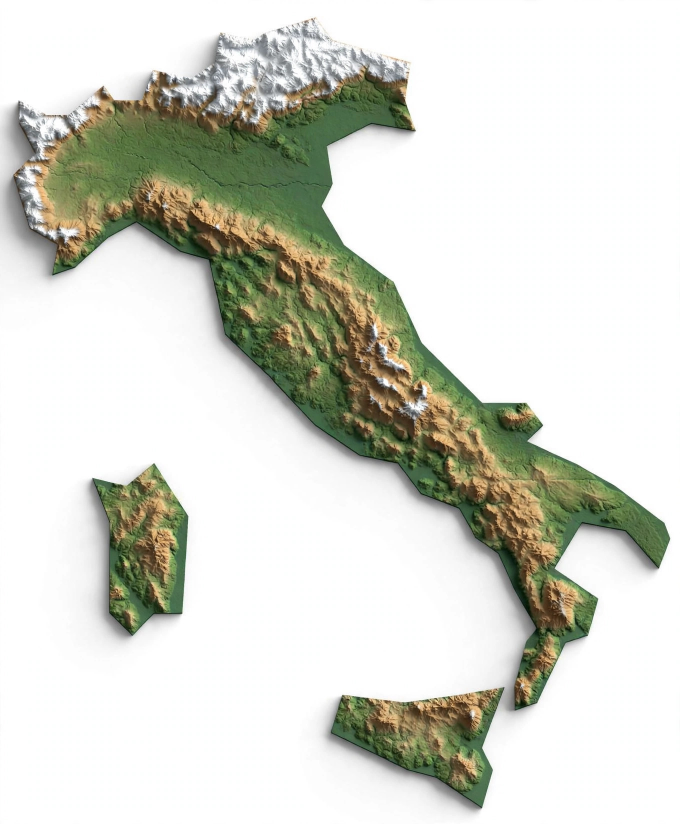
#> input picture games/daily-atlas/samples/media-generation-atlas-sample-italy-0-e17aee8b-3c9d-4808-86e0-a21b35f821c7.jpg, 1360 x 1648 px (shown at 1/2 size)
$ python verify_atlas.py samples/media-generation-atlas-sample-italy-0-e17aee8b-3c9d-4808-86e0-a21b35f821c7.jpg samples/media-generation-atlas-sample-nepal-0-d1c35da8-8d82-491d-9018-61c55696bb32.jpg
#> lines starting #> are read from the running program, lines starting #| are printed output that depends on the picture
#!/usr/bin/env python3
"""Verify a restyled Daily Atlas country image against its original.
Accepts iff: (1) bbox-normalized silhouette IoU >= 0.80, and
(2) flat countries didn't gain invented mountains (flat-green collapse check).
Usage: verify_atlas.py <original.jpg> <new.jpg>  -> exit 0 accept / 1 reject."""
import sys
from PIL import Image

SIZE = 96
SHAPE_MIN = 0.80
WHITE_THRESH = 240

def load(p):
    return Image.open(p).convert('RGB')

def mask_of(im):
    w, h = im.size
    px = im.load()
    m = bytearray(w * h)
    for y in range(h):
        row = y * w
        for x in range(w):
            if max(px[x, y]) < WHITE_THRESH:
                m[row + x] = 1
    return m, w, h

def norm_crop(im):
    m, w, h = mask_of(im)
    pts = [(x, y) for y in range(h) for x in range(w) if m[y * w + x]]
    if not pts:
        return None
    xs = [p[0] for p in pts]; ys = [p[1] for p in pts]
    crop = im.crop((min(xs), min(ys), max(xs) + 1, max(ys) + 1))
    s = max(crop.size)
    sq = Image.new('RGB', (s, s), (255, 255, 255))
    sq.paste(crop, ((s - crop.size[0]) // 2, (s - crop.size[1]) // 2))
    return sq.resize((SIZE, SIZE), Image.LANCZOS)

def shape_iou(a, b):
    ca, cb = norm_crop(a), norm_crop(b)
    if ca is None or cb is None:
        return 0.0
    ma, _, _ = mask_of(ca); mb, _, _ = mask_of(cb)
    inter = sum(1 for x, y in zip(ma, mb) if x and y)
    union = sum(1 for x, y in zip(ma, mb) if x or y)
    return inter / union if union else 0.0

def flat_green_frac(im):
    m, w, h = mask_of(im)
    px = im.load()
    tot = fg = 0
    for y in range(h):
        row = y * w
        for x in range(w):
            if m[row + x]:
                tot += 1
                r, g, b = px[x, y]
                if g > r + 15 and g > b + 15 and (r + g + b) / 3 < 190:
                    fg += 1
    return fg / tot if tot else 0.0

def main():
    orig_p, new_p = sys.argv[1], sys.argv[2]
    o = load(orig_p); n = load(new_p)
#> in load, returned value is the input picture: PIL image 1360x1648 RGB; mean R, G, B 213.7, 215.1, 205.5
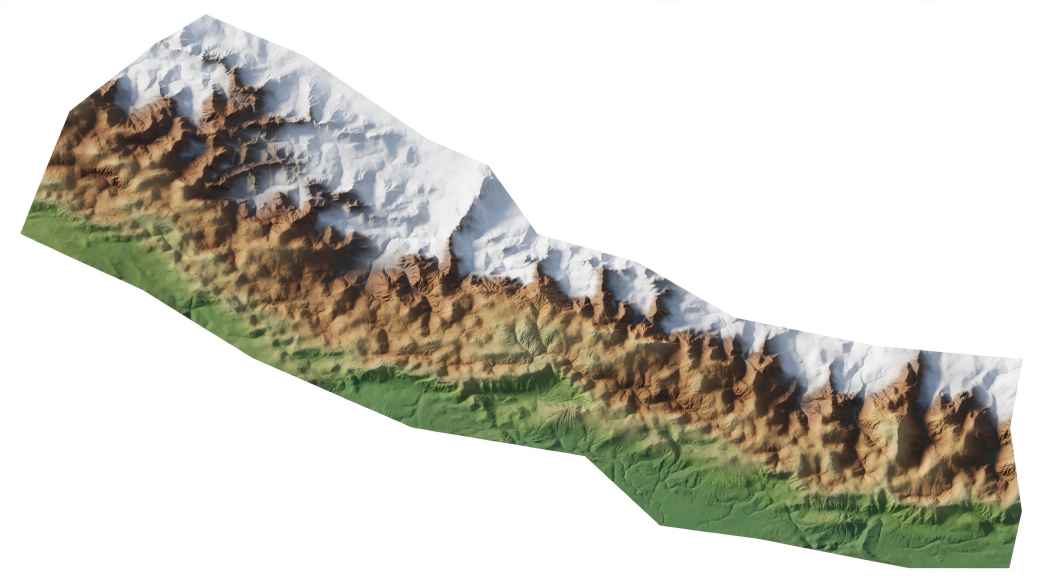
#> input picture games/daily-atlas/samples/media-generation-atlas-sample-nepal-0-d1c35da8-8d82-491d-9018-61c55696bb32.jpg, 2096 x 1152 px (shown at 1/2 size)
#> in load, returned value is the input picture: PIL image 2096x1152 RGB; mean R, G, B 206.7, 205.1, 195.9
    # downscale huge inputs for speed; keep aspect
    for im in (o, n):
        if max(im.size) > 800:
            im.thumbnail((800, 800), Image.LANCZOS)
#> this loop made 2 passes
    si = shape_iou(o, n)
#> in norm_crop, `m, w, h = mask_of(im)`: w = 660; h = 800
#> in norm_crop, `m, w, h = mask_of(im)`:
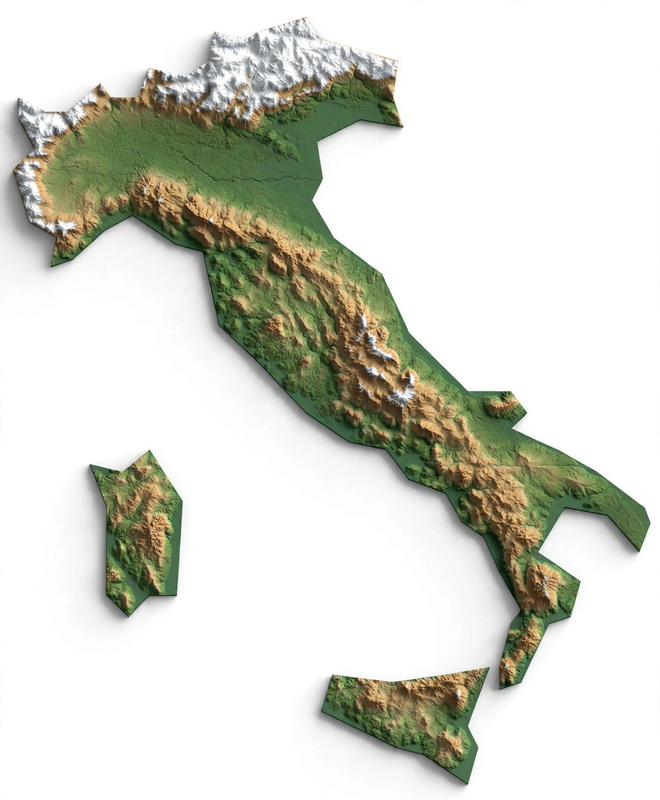
#> im: PIL image 660x800 RGB; mean R, G, B 213.7, 215.1, 205.5
#> in norm_crop, `pts = [(x, y) for y in range(h) for x in range(w) if m[y * w + x]]`: pts = 166546 items
#> in norm_crop, `sq = Image.new('RGB', (s, s), (255, 255, 255))`: sq: PIL image 776x776 RGB; every value is 255
#> in norm_crop, `return sq.resize((SIZE, SIZE), Image.LANCZOS)`:
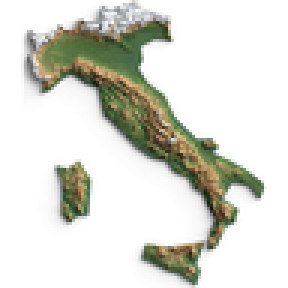
#> returned value: PIL image 96x96 RGB (shown 3 times larger); mean R, G, B 218.7, 219.9, 211.5
#> the loop in mask_of (call 2), `for y in range(h):` made 440 passes
#> row on passes 1 to 3: 0, 800, 1600
#> in norm_crop (call 2), `m, w, h = mask_of(im)`: w = 800; h = 440
#> in norm_crop (call 2), `m, w, h = mask_of(im)`:
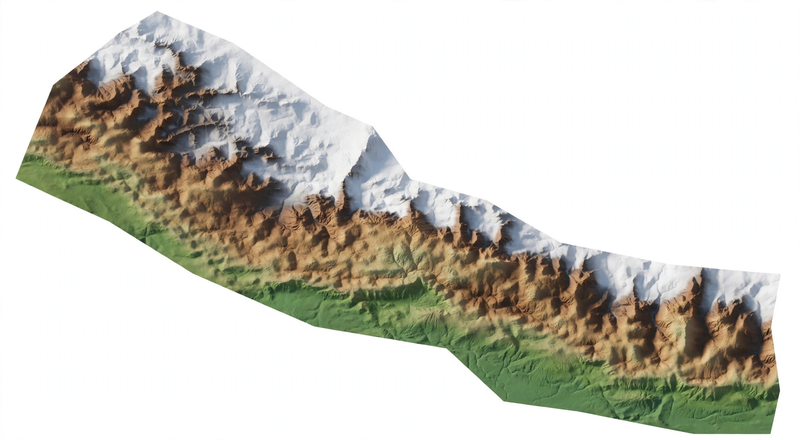
#> im: PIL image 800x440 RGB; mean R, G, B 206.7, 205.1, 195.9
#> in norm_crop (call 2), `pts = [(x, y) for y in range(h) for x in range(w) if m[y * w + x]]`: pts = 139528 items
#> in norm_crop (call 2), `crop = im.crop((min(xs), min(ys), max(xs) + 1, max(ys) + 1))`:
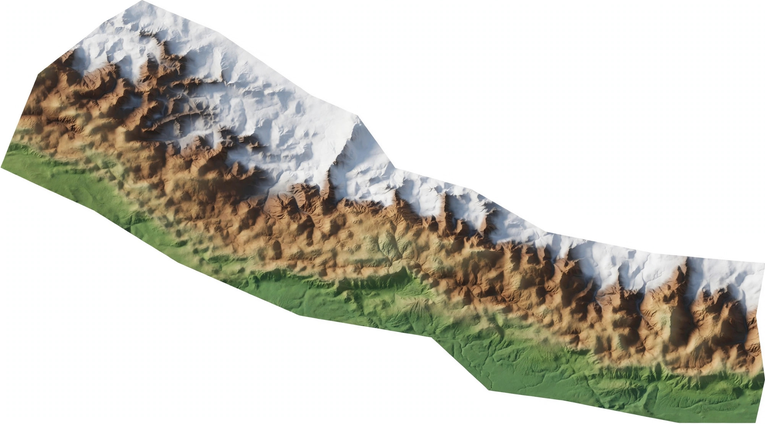
#> crop: PIL image 765x424 RGB; mean R, G, B 202.6, 200.8, 190.8
#> in norm_crop (call 2), `sq = Image.new('RGB', (s, s), (255, 255, 255))`: sq: PIL image 765x765 RGB; every value is 255
#> in norm_crop (call 2), `sq.paste(crop, ((s - crop.size[0]) // 2, (s - crop.size[1]) // 2))`:
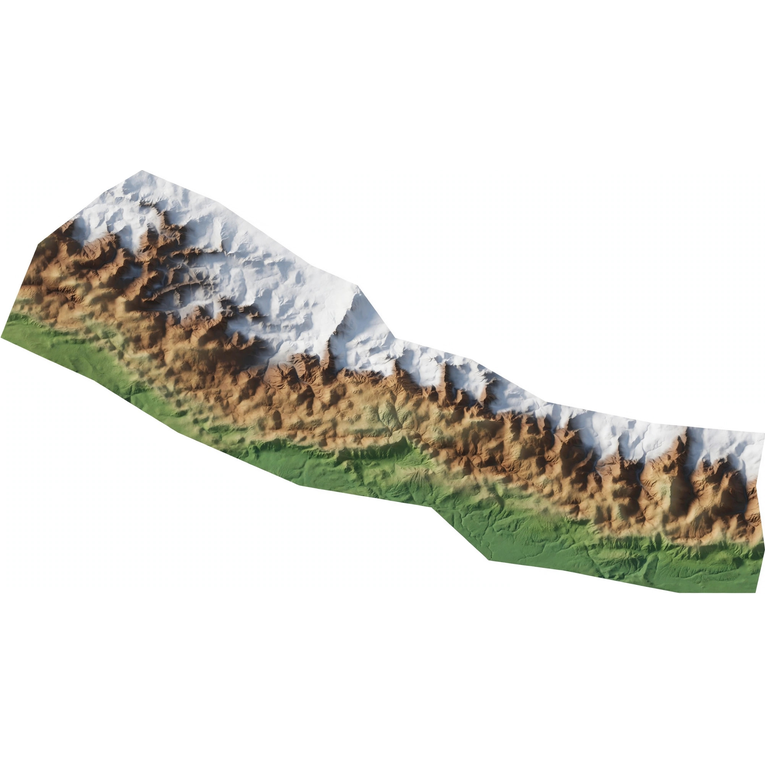
#> sq: PIL image 765x765 RGB; mean R, G, B 225.9, 225, 219.4
#> in norm_crop (call 2), `return sq.resize((SIZE, SIZE), Image.LANCZOS)`:
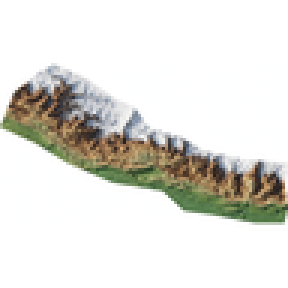
#> returned value: PIL image 96x96 RGB (shown 3 times larger); mean R, G, B 225.8, 224.9, 219.3
#> in shape_iou, `inter = sum(1 for x, y in zip(ma, mb) if x and y)`: inter = 931
#> in shape_iou, `union = sum(1 for x, y in zip(ma, mb) if x or y)`: union = 3959
#> si = 0.235
    ofg = flat_green_frac(o); nfg = flat_green_frac(n)
#> in flat_green_frac, `m, w, h = mask_of(im)`: w = 660; h = 800
#> the loop in flat_green_frac, `for y in range(h):` made 800 passes
#> row on passes 1 to 3: 0, 660, 1320
#> after the loop in flat_green_frac, `for y in range(h):`: fg = 55797; tot = 166546
#> after `ofg = flat_green_frac(o)`: ofg = 0.335
#> the loop in flat_green_frac (call 2), `for y in range(h):` made 440 passes
#> after `nfg = flat_green_frac(n)`: nfg = 0.193
    print(f'shapeIoU={si:.3f} origFlatGreen={ofg:.3f} newFlatGreen={nfg:.3f}')
#| shapeIoU=0.235 origFlatGreen=0.335 newFlatGreen=0.193
    if si < SHAPE_MIN:
        print(f'REJECT: silhouette drift (IoU {si:.3f} < {SHAPE_MIN})')
#| REJECT: silhouette drift (IoU 0.235 < 0.8)
        return 1
    if ofg >= 0.70 and nfg < 0.50:
        print(f'REJECT: invented mountains in flat country ({ofg:.2f} -> {nfg:.2f})')
        return 1
    print('ACCEPT')
    return 0

if __name__ == '__main__':
#> (the run stopped early here; a loop or call above may not have finished)
